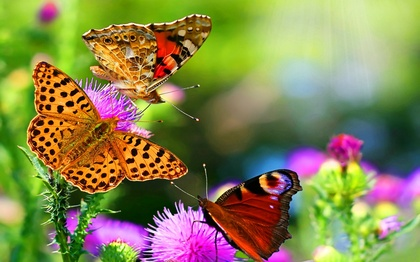
%> input picture LW_6/Лаб_6/Рисунки/A6_05_1.jpg, 420 x 262 px, shrunk from 2560 x 1600 before the run
$ octave Lab6_task1.m   (GNU Octave 9; MATLAB toolbox functions it lacks are replaced by stand-ins)
%> lines starting %> are read from the running program, lines starting %| are printed output that depends on the picture
### LW_6/Лаб_6/Рисунки/F_chess_2D.m
function CH = F_chess_2D(m,n)
%% Программа формирования шахматной матрицы (-1)^(x+y)
% для центрирования изображений в частотной области
CH = zeros(m,n);
for im = 1:m
for in = 1:n
CH(im,in) = (-1)^(in+im);
end
end
end

### LW_6/Лаб_6/Рисунки/Lab6_task1.m
clear all; close all;
% Чтение изображения
I=imread('A6_05_1.jpg');
%> I is the input picture: size 262x420x3 uint8; mean R, G, B 135.4, 133.2, 80.7
% Конвертация в чб и в double
I = im2double(rgb2gray(I));
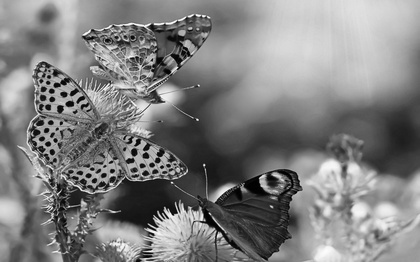
%> I: size 262x420 double; min 0, max 0.988, mean 0.501
% получение размера изображения
sz=size(I);
%> sz = [262 420]
sy=sz(1);  % высота
%> sy = 262
sx=sz(2);  % ширина
%> sx = 420
CH = F_chess_2D(sy,sx);
%> after the loop in F_chess_2D, `for im = 1:m`:
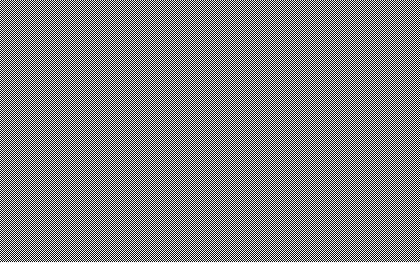
%> CH: size 262x420 double; values -1 (black) and 1 (white), 50% white in thin lines or dots
RF1=fft2(I.*CH);
figure(1);
imshow(log(1+abs(RF1)), [ ]);
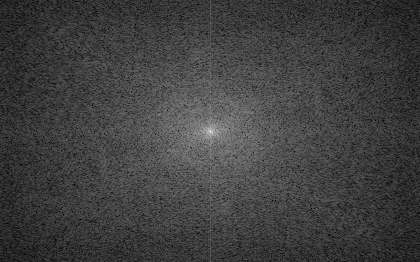
%> displayed picture: size 262x420, on the screen's scale of 0 to 255; min 0, max 255, mean 63.8
% генерируем переодический шум
SH= zeros(sy,sx);
a = 1;
u=150;
v=50;
fx=1;
fy=1;
for im = 1:sy
    for in = 1:sx
        SH(im,in)= a*sin(2*pi*(v*(in+fx)/sx+u*(im+fy)/sy));
    end
end
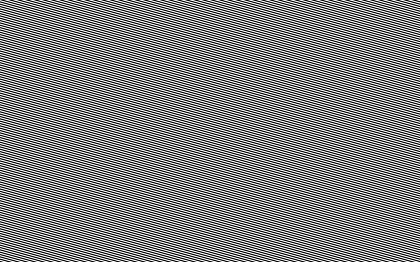
%> SH: size 262x420 double; min -1, max 1, mean 2.83e-17; drawn with min black and max white
% накладываем шум на изображние
ISH = I+4*SH;
figure(2)
imshow(ISH, [ ]);
% строим спектр зашумленного изображения
RF=fft2(ISH.*CH);
figure(3);
imshow(log(1+abs(RF)), [ ]);
% 2. Формирование кольцевого фильтра Баттерворта
nb = 3; % порядок фильтра
HB = zeros(sy,sx); % инициализация передат.ф-ии фильтра
d0 = 150; % радиус окружности
d02 = d0*d0;
w0 = 40; % ширина кольца
mi2 = round(sy/2);
%> mi2 = 131
ni2 = round(sx/2);
%> ni2 = 210
for im = 1:sy
    for in = 1:sx
        dt2 = (im-mi2)^2 + (in-ni2)^2;
        dt = sqrt(dt2);
        zn = (dt*w0/(dt2-d02))^(2*nb);
        HB(im,in) = 1/(1+zn);
    end
end
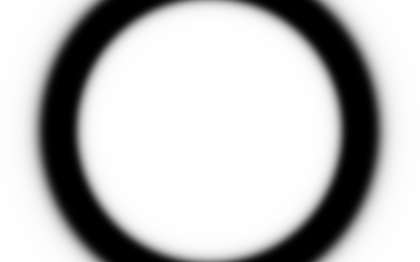
%> HB: size 262x420 double; min 0, max 1, mean 0.753
% 3. Фильтрация в частотной области
ISH2 = ISH.*CH; % центрирование спектра
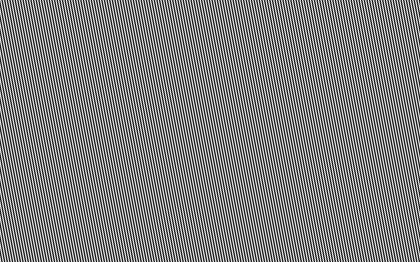
%> ISH2: size 262x420 double; min -4.97, max 4.97, mean -1.35e-05; drawn with min black and max white
FI1 = fft2(ISH2);
G1 = real(ifft2(FI1.*HB)); % отфильтрованное изображение
G1 = G1.*CH; % восстановление координат
figure(4); imshow(G1,[]);
% 4. Формирование узкополосного режек. фильтра Баттерворта
nb = 3; % порядок фильтра
HB2 = zeros(sy,sx); % инициализация передат. ф-ии фильтра
d0 = 150; % радиус кольца
d02 = d0*d0;
mi2 = 1+round(sy/2);
%> mi2 = 132
ni2 = 1+round(sx/2);
%> ni2 = 211
for im = 1:sy
    for in = 1:sx
        dt1 = sqrt((im-mi2-u)^2 + (in-ni2-v)^2);
        dt2 = sqrt((im-mi2+u)^2 + (in-ni2+v)^2);
        zn = (d02/(dt1*dt2))^(2*nb);
        HB2(im,in) = 1/(1+zn);
    end
end
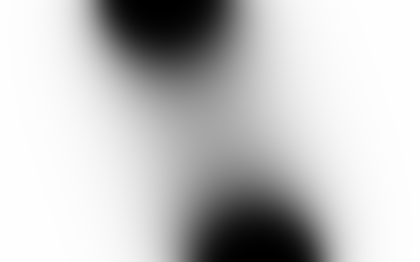
%> HB2: size 262x420 double; min 0.000255, max 1, mean 0.771
% 5. Фильтрация в частотной области
ISH3 = ISH.*CH; % центрирование спектра
FI2 = fft2(ISH3);
G2 = real(ifft2(FI2.*HB2)); % отфильтрованное изображение
G2 = G2.*CH; % восстановление координат
figure(5); imshow(G2,[]);

$ run again, with LW_6/Лаб_6/Рисунки/A6_05_2.jpg copied over LW_6/Лаб_6/Рисунки/A6_05_1.jpg
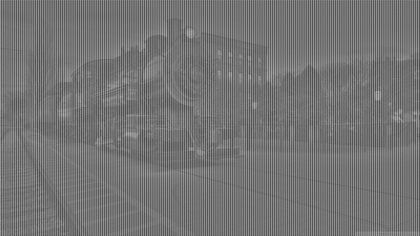
%> input picture LW_6/Лаб_6/Рисунки/A6_05_2.jpg, 420 x 236 px, shrunk from 1920 x 1080 before the run
%> I is the input picture: size 236x420 uint8; min 73, max 179, mean 116.4
%> I: size 236x420 double
%> after the loop in F_chess_2D, `for im = 1:m`:
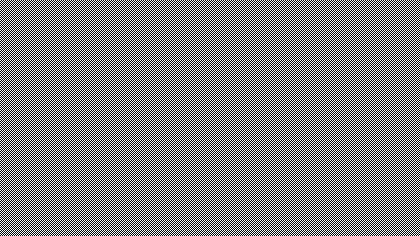
%> CH: size 236x420 double; values -1 (black) and 1 (white), 50% white in thin lines or dots
%> after the loop `for im = 1:sy`:
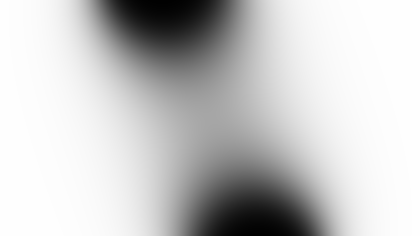
%> HB2: size 236x420 double; min 0.00449, max 1, mean 0.785
